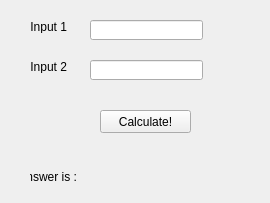
<?xml version="1.0" encoding="UTF-8"?>
<ui version="4.0">
 <class>Frame</class>
 <widget class="QFrame" name="Frame">
  <property name="geometry">
   <rect>
    <x>0</x>
    <y>0</y>
    <width>270</width>
    <height>203</height>
   </rect>
  </property>
  <property name="windowTitle">
   <string>Frame</string>
  </property>
  <widget class="QPushButton" name="CalculateButton">
   <property name="geometry">
    <rect>
     <x>100</x>
     <y>110</y>
     <width>91</width>
     <height>23</height>
    </rect>
   </property>
   <property name="text">
    <string>Calculate!</string>
   </property>
  </widget>
  <widget class="QLineEdit" name="lineEditVal1">
   <property name="geometry">
    <rect>
     <x>90</x>
     <y>20</y>
     <width>113</width>
     <height>20</height>
    </rect>
   </property>
  </widget>
  <widget class="QLineEdit" name="lineEditVal2">
   <property name="geometry">
    <rect>
     <x>90</x>
     <y>60</y>
     <width>113</width>
     <height>20</height>
    </rect>
   </property>
  </widget>
  <widget class="QLabel" name="label">
   <property name="geometry">
    <rect>
     <x>20</x>
     <y>20</y>
     <width>47</width>
     <height>13</height>
    </rect>
   </property>
   <property name="text">
    <string>Input 1</string>
   </property>
   <property name="alignment">
    <set>Qt::AlignRight|Qt::AlignTrailing|Qt::AlignVCenter</set>
   </property>
  </widget>
  <widget class="QLabel" name="label_2">
   <property name="geometry">
    <rect>
     <x>20</x>
     <y>60</y>
     <width>47</width>
     <height>13</height>
    </rect>
   </property>
   <property name="text">
    <string>Input 2</string>
   </property>
   <property name="alignment">
    <set>Qt::AlignRight|Qt::AlignTrailing|Qt::AlignVCenter</set>
   </property>
  </widget>
  <widget class="QLabel" name="label_3">
   <property name="geometry">
    <rect>
     <x>30</x>
     <y>170</y>
     <width>47</width>
     <height>13</height>
    </rect>
   </property>
   <property name="text">
    <string>Answer is :</string>
   </property>
   <property name="alignment">
    <set>Qt::AlignRight|Qt::AlignTrailing|Qt::AlignVCenter</set>
   </property>
  </widget>
  <widget class="QLabel" name="label_4">
   <property name="geometry">
    <rect>
     <x>100</x>
     <y>170</y>
     <width>47</width>
     <height>13</height>
    </rect>
   </property>
   <property name="text">
    <string/>
   </property>
  </widget>
 </widget>
 <resources/>
 <connections/>
</ui>
